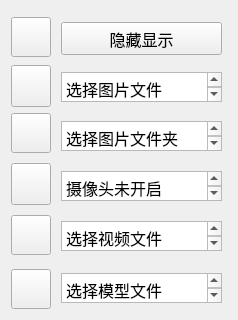
         <widget class="QWidget" name="Sidebar" native="true">
          <property name="styleSheet">
           <string notr="true"/>
          </property>
          <layout class="QVBoxLayout" name="verticalLayout_3" stretch="0">
           <property name="sizeConstraint">
            <enum>QLayout::SetDefaultConstraint</enum>
           </property>
           <property name="bottomMargin">
            <number>9</number>
           </property>
           <item>
            <widget class="QFrame" name="frame">
             <property name="minimumSize">
              <size>
               <width>216</width>
               <height>300</height>
              </size>
             </property>
             <property name="frameShape">
              <enum>QFrame::NoFrame</enum>
             </property>
             <widget class="QToolButton" name="toolButton_camera">
              <property name="geometry">
               <rect>
                <x>0</x>
                <y>152</y>
                <width>40</width>
                <height>42</height>
               </rect>
              </property>
              <property name="minimumSize">
               <size>
                <width>40</width>
                <height>40</height>
               </size>
              </property>
              <property name="maximumSize">
               <size>
                <width>45</width>
                <height>45</height>
               </size>
              </property>
              <property name="cursor">
               <cursorShape>PointingHandCursor</cursorShape>
              </property>
              <property name="toolTip">
               <string>开启摄像头</string>
              </property>
              <property name="autoFillBackground">
               <bool>false</bool>
              </property>
              <property name="text">
               <string/>
              </property>
              <property name="icon">
               <iconset resource="RecSystem.qrc">
                <normaloff>:/images/icons/g1.png</normaloff>:/images/icons/g1.png</iconset>
              </property>
              <property name="iconSize">
               <size>
                <width>50</width>
                <height>39</height>
               </size>
              </property>
              <property name="popupMode">
               <enum>QToolButton::DelayedPopup</enum>
              </property>
              <property name="toolButtonStyle">
               <enum>Qt::ToolButtonIconOnly</enum>
              </property>
              <property name="autoRaise">
               <bool>false</bool>
              </property>
              <property name="arrowType">
               <enum>Qt::NoArrow</enum>
              </property>
             </widget>
             <widget class="QTextEdit" name="textEdit_camera">
              <property name="geometry">
               <rect>
                <x>50</x>
                <y>160</y>
                <width>161</width>
                <height>30</height>
               </rect>
              </property>
              <property name="sizePolicy">
               <sizepolicy hsizetype="Fixed" vsizetype="Fixed">
                <horstretch>0</horstretch>
                <verstretch>0</verstretch>
               </sizepolicy>
              </property>
              <property name="minimumSize">
               <size>
                <width>150</width>
                <height>30</height>
               </size>
              </property>
              <property name="maximumSize">
               <size>
                <width>280</width>
                <height>40</height>
               </size>
              </property>
              <property name="font">
               <font>
                <family>12pt 华为仿宋</family>
                <pointsize>12</pointsize>
                <italic>false</italic>
                <bold>false</bold>
               </font>
              </property>
              <property name="verticalScrollBarPolicy">
               <enum>Qt::ScrollBarAsNeeded</enum>
              </property>
              <property name="horizontalScrollBarPolicy">
               <enum>Qt::ScrollBarAsNeeded</enum>
              </property>
              <property name="lineWrapMode">
               <enum>QTextEdit::NoWrap</enum>
              </property>
              <property name="readOnly">
               <bool>true</bool>
              </property>
              <property name="html">
               <string>&lt;!DOCTYPE HTML PUBLIC &quot;-//W3C//DTD HTML 4.0//EN&quot; &quot;http://www.w3.org/TR/REC-html40/strict.dtd&quot;&gt;
&lt;html&gt;&lt;head&gt;&lt;meta name=&quot;qrichtext&quot; content=&quot;1&quot; /&gt;&lt;meta charset=&quot;utf-8&quot; /&gt;&lt;style type=&quot;text/css&quot;&gt;
p, li { white-space: pre-wrap; }
hr { height: 1px; border-width: 0; }
li.unchecked::marker { content: &quot;\2610&quot;; }
li.checked::marker { content: &quot;\2612&quot;; }
&lt;/style&gt;&lt;/head&gt;&lt;body style=&quot; font-family:'12pt 华为仿宋'; font-size:12pt; font-weight:400; font-style:normal;&quot;&gt;
&lt;p style=&quot; margin-top:0px; margin-bottom:0px; margin-left:0px; margin-right:0px; -qt-block-indent:0; text-indent:0px;&quot;&gt;&lt;span style=&quot; font-family:'Adobe Devanagari';&quot;&gt;摄像头未开启&lt;/span&gt;&lt;/p&gt;&lt;/body&gt;&lt;/html&gt;</string>
              </property>
             </widget>
             <widget class="QToolButton" name="toolButton_file">
              <property name="geometry">
               <rect>
                <x>0</x>
                <y>54</y>
                <width>40</width>
                <height>42</height>
               </rect>
              </property>
              <property name="minimumSize">
               <size>
                <width>40</width>
                <height>40</height>
               </size>
              </property>
              <property name="maximumSize">
               <size>
                <width>45</width>
                <height>45</height>
               </size>
              </property>
              <property name="cursor">
               <cursorShape>PointingHandCursor</cursorShape>
              </property>
              <property name="toolTip">
               <string>选择图片</string>
              </property>
              <property name="autoFillBackground">
               <bool>false</bool>
              </property>
              <property name="text">
               <string/>
              </property>
              <property name="icon">
               <iconset resource="RecSystem.qrc">
                <normaloff>:/images/icons/recovery.png</normaloff>:/images/icons/recovery.png</iconset>
              </property>
              <property name="iconSize">
               <size>
                <width>50</width>
                <height>40</height>
               </size>
              </property>
              <property name="popupMode">
               <enum>QToolButton::DelayedPopup</enum>
              </property>
              <property name="toolButtonStyle">
               <enum>Qt::ToolButtonIconOnly</enum>
              </property>
              <property name="autoRaise">
               <bool>false</bool>
              </property>
              <property name="arrowType">
               <enum>Qt::NoArrow</enum>
              </property>
             </widget>
             <widget class="QTextEdit" name="textEdit_image">
              <property name="geometry">
               <rect>
                <x>50</x>
                <y>61</y>
                <width>161</width>
                <height>30</height>
               </rect>
              </property>
              <property name="sizePolicy">
               <sizepolicy hsizetype="Fixed" vsizetype="Fixed">
                <horstretch>0</horstretch>
                <verstretch>0</verstretch>
               </sizepolicy>
              </property>
              <property name="minimumSize">
               <size>
                <width>150</width>
                <height>30</height>
               </size>
              </property>
              <property name="maximumSize">
               <size>
                <width>280</width>
                <height>40</height>
               </size>
              </property>
              <property name="font">
               <font>
                <family>12pt 华为仿宋</family>
                <pointsize>12</pointsize>
                <italic>false</italic>
                <bold>false</bold>
               </font>
              </property>
              <property name="layoutDirection">
               <enum>Qt::LeftToRight</enum>
              </property>
              <property name="verticalScrollBarPolicy">
               <enum>Qt::ScrollBarAsNeeded</enum>
              </property>
              <property name="horizontalScrollBarPolicy">
               <enum>Qt::ScrollBarAsNeeded</enum>
              </property>
              <property name="lineWrapMode">
               <enum>QTextEdit::NoWrap</enum>
              </property>
              <property name="readOnly">
               <bool>true</bool>
              </property>
              <property name="html">
               <string>&lt;!DOCTYPE HTML PUBLIC &quot;-//W3C//DTD HTML 4.0//EN&quot; &quot;http://www.w3.org/TR/REC-html40/strict.dtd&quot;&gt;
&lt;html&gt;&lt;head&gt;&lt;meta name=&quot;qrichtext&quot; content=&quot;1&quot; /&gt;&lt;meta charset=&quot;utf-8&quot; /&gt;&lt;style type=&quot;text/css&quot;&gt;
p, li { white-space: pre-wrap; }
hr { height: 1px; border-width: 0; }
li.unchecked::marker { content: &quot;\2610&quot;; }
li.checked::marker { content: &quot;\2612&quot;; }
&lt;/style&gt;&lt;/head&gt;&lt;body style=&quot; font-family:'12pt 华为仿宋'; font-size:12pt; font-weight:400; font-style:normal;&quot;&gt;
&lt;p style=&quot; margin-top:0px; margin-bottom:0px; margin-left:0px; margin-right:0px; -qt-block-indent:0; text-indent:0px;&quot;&gt;&lt;span style=&quot; font-family:'Adobe Devanagari';&quot;&gt;选择图片文件&lt;/span&gt;&lt;/p&gt;&lt;/body&gt;&lt;/html&gt;</string>
              </property>
             </widget>
             <widget class="QToolButton" name="toolButton_model">
              <property name="geometry">
               <rect>
                <x>0</x>
                <y>258</y>
                <width>40</width>
                <height>40</height>
               </rect>
              </property>
              <property name="minimumSize">
               <size>
                <width>40</width>
                <height>40</height>
               </size>
              </property>
              <property name="maximumSize">
               <size>
                <width>45</width>
                <height>45</height>
               </size>
              </property>
              <property name="cursor">
               <cursorShape>PointingHandCursor</cursorShape>
              </property>
              <property name="toolTip">
               <string>使用默认模型</string>
              </property>
              <property name="autoFillBackground">
               <bool>false</bool>
              </property>
              <property name="text">
               <string/>
              </property>
              <property name="icon">
               <iconset resource="RecSystem.qrc">
                <normaloff>:/images/icons/model.png</normaloff>:/images/icons/model.png</iconset>
              </property>
              <property name="iconSize">
               <size>
                <width>40</width>
                <height>39</height>
               </size>
              </property>
              <property name="popupMode">
               <enum>QToolButton::DelayedPopup</enum>
              </property>
              <property name="toolButtonStyle">
               <enum>Qt::ToolButtonIconOnly</enum>
              </property>
              <property name="autoRaise">
               <bool>false</bool>
              </property>
              <property name="arrowType">
               <enum>Qt::NoArrow</enum>
              </property>
             </widget>
             <widget class="QTextEdit" name="textEdit_model">
              <property name="geometry">
               <rect>
                <x>50</x>
                <y>262</y>
                <width>161</width>
                <height>30</height>
               </rect>
              </property>
              <property name="sizePolicy">
               <sizepolicy hsizetype="Fixed" vsizetype="Fixed">
                <horstretch>0</horstretch>
                <verstretch>0</verstretch>
               </sizepolicy>
              </property>
              <property name="minimumSize">
               <size>
                <width>150</width>
                <height>30</height>
               </size>
              </property>
              <property name="maximumSize">
               <size>
                <width>280</width>
                <height>40</height>
               </size>
              </property>
              <property name="font">
               <font>
                <family>12pt 华为仿宋</family>
                <pointsize>12</pointsize>
                <italic>false</italic>
                <bold>false</bold>
               </font>
              </property>
              <property name="verticalScrollBarPolicy">
               <enum>Qt::ScrollBarAsNeeded</enum>
              </property>
              <property name="horizontalScrollBarPolicy">
               <enum>Qt::ScrollBarAsNeeded</enum>
              </property>
              <property name="lineWrapMode">
               <enum>QTextEdit::NoWrap</enum>
              </property>
              <property name="readOnly">
               <bool>true</bool>
              </property>
              <property name="html">
               <string>&lt;!DOCTYPE HTML PUBLIC &quot;-//W3C//DTD HTML 4.0//EN&quot; &quot;http://www.w3.org/TR/REC-html40/strict.dtd&quot;&gt;
&lt;html&gt;&lt;head&gt;&lt;meta name=&quot;qrichtext&quot; content=&quot;1&quot; /&gt;&lt;meta charset=&quot;utf-8&quot; /&gt;&lt;style type=&quot;text/css&quot;&gt;
p, li { white-space: pre-wrap; }
hr { height: 1px; border-width: 0; }
li.unchecked::marker { content: &quot;\2610&quot;; }
li.checked::marker { content: &quot;\2612&quot;; }
&lt;/style&gt;&lt;/head&gt;&lt;body style=&quot; font-family:'12pt 华为仿宋'; font-size:12pt; font-weight:400; font-style:normal;&quot;&gt;
&lt;p style=&quot; margin-top:0px; margin-bottom:0px; margin-left:0px; margin-right:0px; -qt-block-indent:0; text-indent:0px;&quot;&gt;&lt;span style=&quot; font-family:'Adobe Devanagari';&quot;&gt;选择模型文件&lt;/span&gt;&lt;/p&gt;&lt;/body&gt;&lt;/html&gt;</string>
              </property>
             </widget>
             <widget class="QToolButton" name="toolButton_folder">
              <property name="geometry">
               <rect>
                <x>0</x>
                <y>102</y>
                <width>40</width>
                <height>40</height>
               </rect>
              </property>
              <property name="minimumSize">
               <size>
                <width>40</width>
                <height>40</height>
               </size>
              </property>
              <property name="maximumSize">
               <size>
                <width>45</width>
                <height>45</height>
               </size>
              </property>
              <property name="cursor">
               <cursorShape>PointingHandCursor</cursorShape>
              </property>
              <property name="toolTip">
               <string>选择图片文件夹</string>
              </property>
              <property name="autoFillBackground">
               <bool>false</bool>
              </property>
              <property name="text">
               <string/>
              </property>
              <property name="icon">
               <iconset resource="RecSystem.qrc">
                <normaloff>:/images/icons/folder.png</normaloff>:/images/icons/folder.png</iconset>
              </property>
              <property name="iconSize">
               <size>
                <width>50</width>
                <height>39</height>
               </size>
              </property>
              <property name="popupMode">
               <enum>QToolButton::DelayedPopup</enum>
              </property>
              <property name="toolButtonStyle">
               <enum>Qt::ToolButtonIconOnly</enum>
              </property>
              <property name="autoRaise">
               <bool>false</bool>
              </property>
              <property name="arrowType">
               <enum>Qt::NoArrow</enum>
              </property>
             </widget>
             <widget class="QTextEdit" name="textEdit_imgFolder">
              <property name="geometry">
               <rect>
                <x>50</x>
                <y>110</y>
                <width>161</width>
                <height>30</height>
               </rect>
              </property>
              <property name="sizePolicy">
               <sizepolicy hsizetype="Fixed" vsizetype="Fixed">
                <horstretch>0</horstretch>
                <verstretch>0</verstretch>
               </sizepolicy>
              </property>
              <property name="minimumSize">
               <size>
                <width>150</width>
                <height>30</height>
               </size>
              </property>
              <property name="maximumSize">
               <size>
                <width>280</width>
                <height>40</height>
               </size>
              </property>
              <property name="font">
               <font>
                <family>12pt 华为仿宋</family>
                <pointsize>12</pointsize>
                <italic>false</italic>
                <bold>false</bold>
               </font>
              </property>
              <property name="layoutDirection">
               <enum>Qt::LeftToRight</enum>
              </property>
              <property name="verticalScrollBarPolicy">
               <enum>Qt::ScrollBarAsNeeded</enum>
              </property>
              <property name="horizontalScrollBarPolicy">
               <enum>Qt::ScrollBarAsNeeded</enum>
              </property>
              <property name="lineWrapMode">
               <enum>QTextEdit::NoWrap</enum>
              </property>
              <property name="readOnly">
               <bool>true</bool>
              </property>
              <property name="html">
               <string>&lt;!DOCTYPE HTML PUBLIC &quot;-//W3C//DTD HTML 4.0//EN&quot; &quot;http://www.w3.org/TR/REC-html40/strict.dtd&quot;&gt;
&lt;html&gt;&lt;head&gt;&lt;meta name=&quot;qrichtext&quot; content=&quot;1&quot; /&gt;&lt;meta charset=&quot;utf-8&quot; /&gt;&lt;style type=&quot;text/css&quot;&gt;
p, li { white-space: pre-wrap; }
hr { height: 1px; border-width: 0; }
li.unchecked::marker { content: &quot;\2610&quot;; }
li.checked::marker { content: &quot;\2612&quot;; }
&lt;/style&gt;&lt;/head&gt;&lt;body style=&quot; font-family:'12pt 华为仿宋'; font-size:12pt; font-weight:400; font-style:normal;&quot;&gt;
&lt;p style=&quot; margin-top:0px; margin-bottom:0px; margin-left:0px; margin-right:0px; -qt-block-indent:0; text-indent:0px;&quot;&gt;&lt;span style=&quot; font-family:'Adobe Devanagari';&quot;&gt;选择图片文件夹&lt;/span&gt;&lt;/p&gt;&lt;/body&gt;&lt;/html&gt;</string>
              </property>
             </widget>
             <widget class="QToolButton" name="toolButton_video">
              <property name="geometry">
               <rect>
                <x>0</x>
                <y>204</y>
                <width>40</width>
                <height>40</height>
               </rect>
              </property>
              <property name="minimumSize">
               <size>
                <width>40</width>
                <height>40</height>
               </size>
              </property>
              <property name="maximumSize">
               <size>
                <width>45</width>
                <height>45</height>
               </size>
              </property>
              <property name="cursor">
               <cursorShape>PointingHandCursor</cursorShape>
              </property>
              <property name="toolTip">
               <string>选择视频</string>
              </property>
              <property name="autoFillBackground">
               <bool>false</bool>
              </property>
              <property name="text">
               <string/>
              </property>
              <property name="icon">
               <iconset resource="RecSystem.qrc">
                <normaloff>:/images/icons/video.png</normaloff>:/images/icons/video.png</iconset>
              </property>
              <property name="iconSize">
               <size>
                <width>40</width>
                <height>40</height>
               </size>
              </property>
              <property name="popupMode">
               <enum>QToolButton::DelayedPopup</enum>
              </property>
              <property name="toolButtonStyle">
               <enum>Qt::ToolButtonIconOnly</enum>
              </property>
              <property name="autoRaise">
               <bool>false</bool>
              </property>
              <property name="arrowType">
               <enum>Qt::NoArrow</enum>
              </property>
             </widget>
             <widget class="QTextEdit" name="textEdit_video">
              <property name="geometry">
               <rect>
                <x>50</x>
                <y>210</y>
                <width>161</width>
                <height>30</height>
               </rect>
              </property>
              <property name="sizePolicy">
               <sizepolicy hsizetype="Fixed" vsizetype="Fixed">
                <horstretch>0</horstretch>
                <verstretch>0</verstretch>
               </sizepolicy>
              </property>
              <property name="minimumSize">
               <size>
                <width>150</width>
                <height>30</height>
               </size>
              </property>
              <property name="maximumSize">
               <size>
                <width>280</width>
                <height>40</height>
               </size>
              </property>
              <property name="font">
               <font>
                <family>12pt 华为仿宋</family>
                <pointsize>12</pointsize>
                <italic>false</italic>
                <bold>false</bold>
               </font>
              </property>
              <property name="layoutDirection">
               <enum>Qt::LeftToRight</enum>
              </property>
              <property name="verticalScrollBarPolicy">
               <enum>Qt::ScrollBarAsNeeded</enum>
              </property>
              <property name="horizontalScrollBarPolicy">
               <enum>Qt::ScrollBarAsNeeded</enum>
              </property>
              <property name="lineWrapMode">
               <enum>QTextEdit::NoWrap</enum>
              </property>
              <property name="readOnly">
               <bool>true</bool>
              </property>
              <property name="html">
               <string>&lt;!DOCTYPE HTML PUBLIC &quot;-//W3C//DTD HTML 4.0//EN&quot; &quot;http://www.w3.org/TR/REC-html40/strict.dtd&quot;&gt;
&lt;html&gt;&lt;head&gt;&lt;meta name=&quot;qrichtext&quot; content=&quot;1&quot; /&gt;&lt;meta charset=&quot;utf-8&quot; /&gt;&lt;style type=&quot;text/css&quot;&gt;
p, li { white-space: pre-wrap; }
hr { height: 1px; border-width: 0; }
li.unchecked::marker { content: &quot;\2610&quot;; }
li.checked::marker { content: &quot;\2612&quot;; }
&lt;/style&gt;&lt;/head&gt;&lt;body style=&quot; font-family:'12pt 华为仿宋'; font-size:12pt; font-weight:400; font-style:normal;&quot;&gt;
&lt;p style=&quot; margin-top:0px; margin-bottom:0px; margin-left:0px; margin-right:0px; -qt-block-indent:0; text-indent:0px;&quot;&gt;&lt;span style=&quot; font-family:'Adobe Devanagari';&quot;&gt;选择视频文件&lt;/span&gt;&lt;/p&gt;&lt;/body&gt;&lt;/html&gt;</string>
              </property>
             </widget>
             <widget class="QToolButton" name="loginTitle">
              <property name="geometry">
               <rect>
                <x>-2</x>
                <y>670</y>
                <width>45</width>
                <height>45</height>
               </rect>
              </property>
              <property name="minimumSize">
               <size>
                <width>45</width>
                <height>45</height>
               </size>
              </property>
              <property name="maximumSize">
               <size>
                <width>45</width>
                <height>45</height>
               </size>
              </property>
              <property name="cursor">
               <cursorShape>PointingHandCursor</cursorShape>
              </property>
              <property name="toolTip">
               <string>登录信息</string>
              </property>
              <property name="autoFillBackground">
               <bool>false</bool>
              </property>
              <property name="styleSheet">
               <string notr="true">QToolButton{
	border-image: url(:/login/icons/user.png);
	background-color: transparent;
	border-radius:5px;
	border:3px;
}

QToolButton::hover{
     border:2px;
}

QToolButton::pressed{
     border:1px;
}</string>
              </property>
              <property name="text">
               <string/>
              </property>
              <property name="iconSize">
               <size>
                <width>40</width>
                <height>40</height>
               </size>
              </property>
              <property name="popupMode">
               <enum>QToolButton::DelayedPopup</enum>
              </property>
              <property name="toolButtonStyle">
               <enum>Qt::ToolButtonIconOnly</enum>
              </property>
              <property name="autoRaise">
               <bool>false</bool>
              </property>
              <property name="arrowType">
               <enum>Qt::NoArrow</enum>
              </property>
             </widget>
             <widget class="QToolButton" name="toolButton_menu">
              <property name="geometry">
               <rect>
                <x>0</x>
                <y>6</y>
                <width>40</width>
                <height>40</height>
               </rect>
              </property>
              <property name="minimumSize">
               <size>
                <width>40</width>
                <height>40</height>
               </size>
              </property>
              <property name="maximumSize">
               <size>
                <width>45</width>
                <height>45</height>
               </size>
              </property>
              <property name="cursor">
               <cursorShape>PointingHandCursor</cursorShape>
              </property>
              <property name="toolTip">
               <string>弹出显示</string>
              </property>
              <property name="autoFillBackground">
               <bool>false</bool>
              </property>
              <property name="text">
               <string/>
              </property>
              <property name="icon">
               <iconset resource="RecSystem.qrc">
                <normaloff>:/images/icons/burger-menu.png</normaloff>:/images/icons/burger-menu.png</iconset>
              </property>
              <property name="iconSize">
               <size>
                <width>50</width>
                <height>39</height>
               </size>
              </property>
              <property name="popupMode">
               <enum>QToolButton::DelayedPopup</enum>
              </property>
              <property name="toolButtonStyle">
               <enum>Qt::ToolButtonIconOnly</enum>
              </property>
              <property name="autoRaise">
               <bool>false</bool>
              </property>
              <property name="arrowType">
               <enum>Qt::NoArrow</enum>
              </property>
             </widget>
             <widget class="QPushButton" name="pushButton_hide">
              <property name="geometry">
               <rect>
                <x>50</x>
                <y>11</y>
                <width>161</width>
                <height>33</height>
               </rect>
              </property>
              <property name="minimumSize">
               <size>
                <width>150</width>
                <height>30</height>
               </size>
              </property>
              <property name="maximumSize">
               <size>
                <width>280</width>
                <height>40</height>
               </size>
              </property>
              <property name="font">
               <font>
                <family>12pt 华为仿宋</family>
                <pointsize>12</pointsize>
                <italic>false</italic>
                <bold>false</bold>
               </font>
              </property>
              <property name="cursor">
               <cursorShape>PointingHandCursor</cursorShape>
              </property>
              <property name="text">
               <string>隐藏显示</string>
              </property>
             </widget>
            </widget>
           </item>
          </layout>
         </widget>
